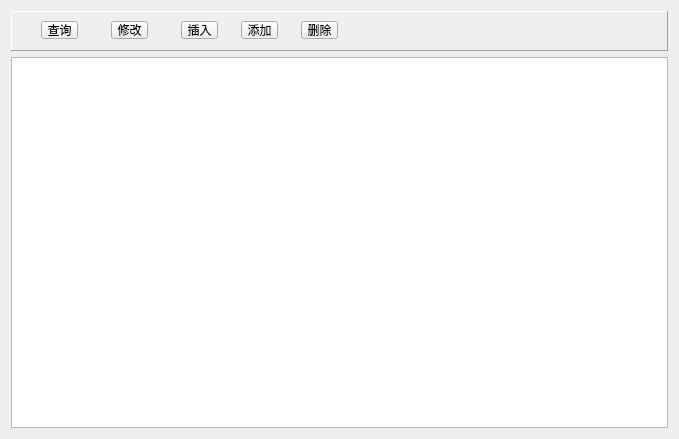
<?xml version="1.0" encoding="UTF-8"?>
<ui version="4.0">
 <class>Widget</class>
 <widget class="QWidget" name="Widget">
  <property name="geometry">
   <rect>
    <x>0</x>
    <y>0</y>
    <width>679</width>
    <height>439</height>
   </rect>
  </property>
  <property name="windowTitle">
   <string>Widget</string>
  </property>
  <layout class="QVBoxLayout" name="verticalLayout">
   <item>
    <widget class="QFrame" name="frame">
     <property name="minimumSize">
      <size>
       <width>0</width>
       <height>40</height>
      </size>
     </property>
     <property name="frameShape">
      <enum>QFrame::Panel</enum>
     </property>
     <property name="frameShadow">
      <enum>QFrame::Raised</enum>
     </property>
     <widget class="QToolButton" name="tBtnQuery">
      <property name="geometry">
       <rect>
        <x>30</x>
        <y>10</y>
        <width>37</width>
        <height>18</height>
       </rect>
      </property>
      <property name="text">
       <string>查询</string>
      </property>
     </widget>
     <widget class="QToolButton" name="tBtnModify">
      <property name="geometry">
       <rect>
        <x>100</x>
        <y>10</y>
        <width>37</width>
        <height>18</height>
       </rect>
      </property>
      <property name="text">
       <string>修改</string>
      </property>
     </widget>
     <widget class="QToolButton" name="tBtnInsert">
      <property name="geometry">
       <rect>
        <x>170</x>
        <y>10</y>
        <width>37</width>
        <height>18</height>
       </rect>
      </property>
      <property name="text">
       <string>插入</string>
      </property>
     </widget>
     <widget class="QToolButton" name="tBtnAdd">
      <property name="geometry">
       <rect>
        <x>230</x>
        <y>10</y>
        <width>37</width>
        <height>18</height>
       </rect>
      </property>
      <property name="text">
       <string>添加</string>
      </property>
     </widget>
     <widget class="QToolButton" name="tBtnDelete">
      <property name="geometry">
       <rect>
        <x>290</x>
        <y>10</y>
        <width>37</width>
        <height>18</height>
       </rect>
      </property>
      <property name="text">
       <string>删除</string>
      </property>
     </widget>
    </widget>
   </item>
   <item>
    <widget class="QTableView" name="tableView"/>
   </item>
  </layout>
 </widget>
 <layoutdefault spacing="6" margin="11"/>
 <resources/>
 <connections/>
</ui>
